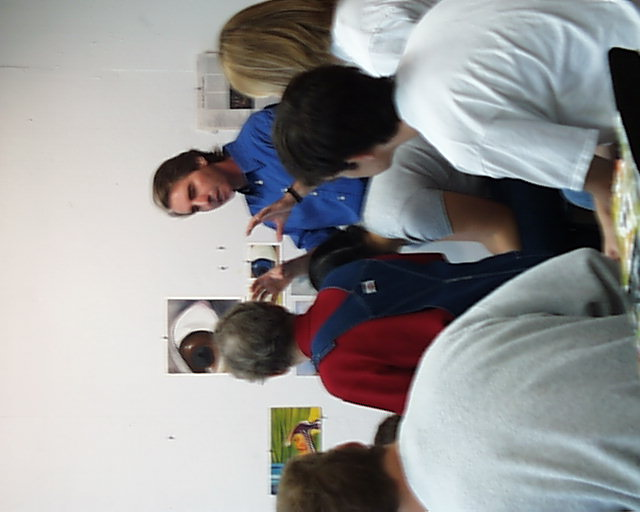
//> input picture Content-based Image Retrieval/olympus/pic.0012.jpg, 640 x 512 px
$ ./timeBlur '../../Content-based Image Retrieval/olympus/pic.0012.jpg'   (built with g++ and OpenCV 4)
//> lines starting //> are read from the running program, lines starting //| are printed output that depends on the picture
### Video Special Effects/timeblur/faceDetect.h
/*
  Bruce A. Maxwell
  Spring 2024
  CS 5330 Computer Vision

  Include file for faceDetect.cpp, face detection and drawing functions
*/
#ifndef FACEDETECT_H
#define FACEDETECT_H

// put the path to the haar cascade file here
#define FACE_CASCADE_FILE "/home/aayush/PRCV/vidDisplay/haarcascade_frontalface_alt2.xml"

// prototypes
int detectFaces( cv::Mat &grey, std::vector<cv::Rect> &faces );
int drawBoxes( cv::Mat &frame, std::vector<cv::Rect> &faces, int minWidth = 50, float scale = 1.0  );

#endif

### Video Special Effects/timeblur/filter.h
/*
Aayush H Sanghvi
Spring 2024 semseter
Date:- 27st Jan 2024
CS5330- Pattern Recognition and Computer Vision.

Header file for the filter.cpp file which includes all
functions to be executed by the main program.
*/

#include <opencv4/opencv2/opencv.hpp>

#ifndef FILTER
#define FILTER

//defines functions to be called in the main program.
int image_modification(cv::Mat &source,cv::Mat &destination);
int blur5x5_1(cv::Mat &source, cv::Mat &destination);
int blur5x5_2(cv::Mat &source, cv::Mat &destination);
int greyscale(cv::Mat &source, cv::Mat &destination);

#endif

### Video Special Effects/timeblur/filter.cpp
/*
Aayush H Sanghvi
Spring 2024 semseter
Date:- 27st Jan 2024
CS5330- Pattern Recognition and Computer Vision.

To design different filters and modify the frames of
videos using the OpenCV library.
*/

//To include all the standard libraries
#include <iostream>
#include <string>
#include <opencv4/opencv2/opencv.hpp>
#include "faceDetect.h"

//initialise variables to be used later in the program.
int flag=0;
int i=0;
std::vector<cv::Rect> rectVector;


//second implementation of 5x5 blur filter using separable 1x5 filters
int blur5x5_2(cv::Mat &source, cv::Mat &destination)
{

    for(int i=2;i<source.rows-2;i++)
    {
        cv::Vec3b *mid = source.ptr<cv::Vec3b>(i);
        cv::Vec3b *dst=destination.ptr<cv::Vec3b>(i);
        for(int j=2;j<source.cols-2;j++)
        {
            for(int k=0;k<source.channels();k++)
            {
                int sum=(mid[j-2][k])+(2*mid[j-1][k])+(4*mid[j][k])+(2*mid[j+1][k])+(mid[j+2][k]);
                sum/=10;
                dst[j][k]=sum;
            }
        }
        for(int j=2;j<source.cols-2;j++)
        {
            for(int k=0;k<source.channels();k++)
            {
                int sum = (destination.at<cv::Vec3b>(i - 2,j)[k]) + (2 * destination.at<cv::Vec3b>(i - 1,j)[k]) +
                          (4 * destination.at<cv::Vec3b>(i,j)[k]) + (2 * destination.at<cv::Vec3b>(i + 1,j)[k]) +
                          (destination.at<cv::Vec3b>(i + 2,j)[k]);
                sum /= 10;
                destination.at<cv::Vec3b>(i,j)[k] = sum;
            }
        }
    }
    return 0;
}

// [197 lines left out: functions extraEffects3, blurBackground, coloredFaces, blurQuantize, magnitude, sobelX3x3 and 1 more, not called in this run]

int blur5x5_1(cv::Mat &source, cv::Mat &destination)
{
    destination = cv::Mat::zeros(source.rows,source.cols,source.type());
    for(int i=2;i<source.rows-2;i++)
    {
        for(int j=2;j<source.cols-2;j++)
        {
            for(int k=0;k<source.channels();k++)
            {
                int sum=source.at<cv::Vec3b>(i-2,j-2)[k]+(2*source.at<cv::Vec3b>(i-2,j-1)[k])+(4*source.at<cv::Vec3b>(i-2,j)[k])+(2*source.at<cv::Vec3b>(i-2,j+1)[k])+(source.at<cv::Vec3b>(i-2,j+2)[k]);
                        (2*source.at<cv::Vec3b>(i-1,j-2)[k])+(4*source.at<cv::Vec3b>(i-1,j-1)[k])+(8*source.at<cv::Vec3b>(i-1,j)[k])+(4*source.at<cv::Vec3b>(i-1,j+1)[k])+(2*source.at<cv::Vec3b>(i-1,j+2)[k])+
                        (4*source.at<cv::Vec3b>(i,j-2)[k])+(8*source.at<cv::Vec3b>(i,j-1)[k])+(16*source.at<cv::Vec3b>(i,j)[k])+(8*source.at<cv::Vec3b>(i,j+1)[k])+(4*source.at<cv::Vec3b>(i,j+2)[k])+
                        (2*source.at<cv::Vec3b>(i+1,j-2)[k])+(4*source.at<cv::Vec3b>(i+1,j-1)[k])+(8*source.at<cv::Vec3b>(i+1,j)[k])+(4*source.at<cv::Vec3b>(i+1,j+1)[k])+(2*source.at<cv::Vec3b>(i+1,j+2)[k])+
                        (source.at<cv::Vec3b>(i+2,j-2)[k])+(2*source.at<cv::Vec3b>(i+2,j-1)[k])+(4*source.at<cv::Vec3b>(i+2,j)[k])+(2*source.at<cv::Vec3b>(i+2,j+1)[k])+(source.at<cv::Vec3b>(i+2,j+2)[k]);

                sum/=100;
                destination.at<cv::Vec3b>(i,j)[k]=sum;
            }

        }
    }
    return 0;
}

// [39 lines left out: functions sepia, greyscale, not called in this run]

// [141 lines of commented-out code are left out]

### Video Special Effects/timeblur/timeBlur.cpp
/*
Aayush H Sanghvi
Spring 2024 semseter
Date:- 21st Jan 2024
CS5330- Pattern Recognition and Computer Vision.

To display image and apply different filters
using the OpenCV library on that image.
*/

//Includes all the necessay libraries required.
#include <iostream>
#include <sys/time.h>
#include <opencv4/opencv2/opencv.hpp>
#include "filter.h"

// int blur5x5_1( cv::Mat &src, cv::Mat &dst );
// int blur5x5_2( cv::Mat &src, cv::Mat &dst );


double getTime() {
  struct timeval cur;

  gettimeofday( &cur, NULL );
  return( cur.tv_sec + cur.tv_usec / 1000000.0 );
}

//Main function
int main(int argc, char *argv[])
{
    //checks if image argument is mentioned.
    if(argc<2)
    {
        printf("Please specify the image to display");
        exit(-1);
    }

    //reads an image and stores it in opencv Mat datatype variable.
    cv::Mat src = cv::imread((std::string)argv[1]);
//> src is the input picture: 512 rows x 640 cols, CV_8UC3; mean B, G, R 149.7, 149.5, 150.2
    cv::Mat dst;

    // checks if the image read is a valid image (not empty).
    if(src.empty())
    {
        printf("Not a valid image. Please read a valid image");
        exit(-1);
    }

    const int Ntimes = 10;

  //////////////////////////////
  // set up the timing for version 1
  double startTime = getTime();

  // execute the file on the original image a couple of times
  for(int i=0;i<Ntimes;i++) {
    blur5x5_1( src, dst );
  }
//> this loop made 10 passes
//> pass 1, `blur5x5_1( src, dst );`:
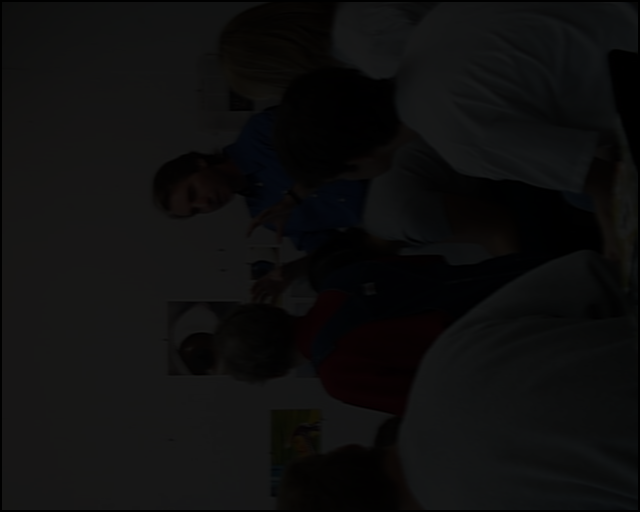
//> dst: 512 rows x 640 cols, CV_8UC3; mean B, G, R 14.3, 14.2, 14.3

  // end the timing
  double endTime = getTime();

  // compute the time per image
  double difference = (endTime - startTime) / Ntimes;

  // print the results
  printf("Time per image (1): %.4lf seconds for blur5x5_1 function\n", difference );

  //////////////////////////////
  // set up the timing for version 2
  startTime = getTime();

  // execute the file on the original image a couple of times
  for(int i=0;i<Ntimes;i++) {
    blur5x5_2( src, dst );
  }
//> this loop made 10 passes
//> pass 1, `blur5x5_2( src, dst );`:
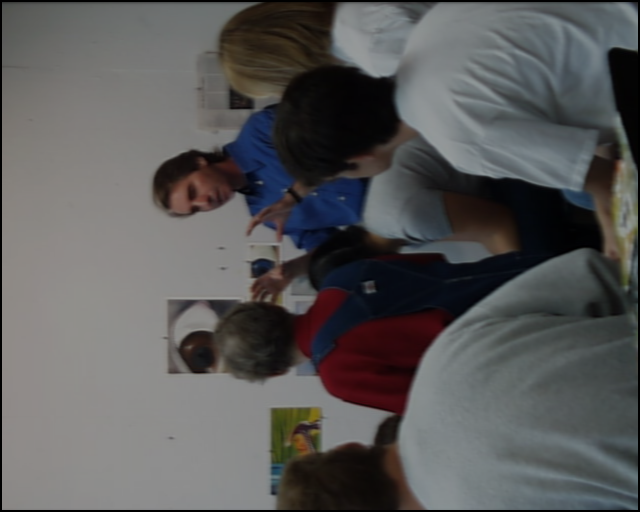
//> dst: 512 rows x 640 cols, CV_8UC3; mean B, G, R 89.4, 89.2, 89.7
//> pass 2, `blur5x5_2( src, dst );`:
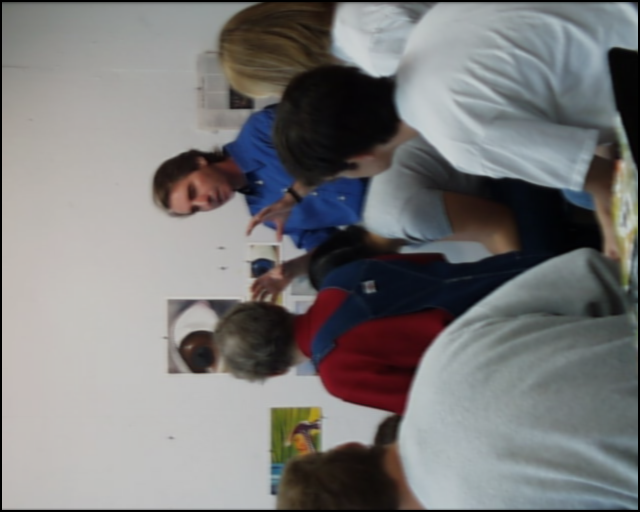
//> dst: 512 rows x 640 cols, CV_8UC3; mean B, G, R 121.5, 121.3, 121.9
//> pass 3, `blur5x5_2( src, dst );`:
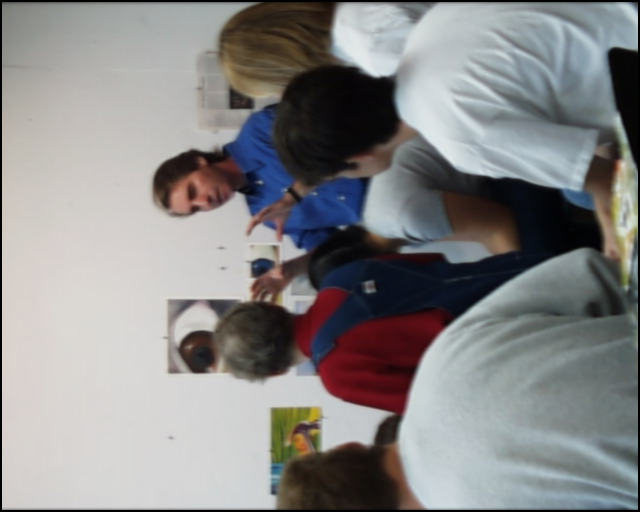
//> dst: 512 rows x 640 cols, CV_8UC3; mean B, G, R 135.2, 135, 135.7

  // end the timing
  endTime = getTime();

  // compute the time per image
  difference = (endTime - startTime) / Ntimes;

  // print the results
  printf("Time per image (2): %.4lf seconds for blur5x5_2 function\n", difference );
    //creates a named window and displays the image in window using imshow function.
    cv::namedWindow(argv[1],1);
    cv::imshow(argv[1],src);

    //checks for key press by the user to either to exit the program or display different colors of the image.
    while(1)
    {
        //if 'q' key is pressed, the program exits
        if(cv::waitKey(0)=='q')
//> the 'q' key is pressed
        {
           break;
        }
    }

    //ends the main function by returning 0 value to main program.
    return 0;
}

$ run again, on Content-based Image Retrieval/olympus/pic.0032.jpg
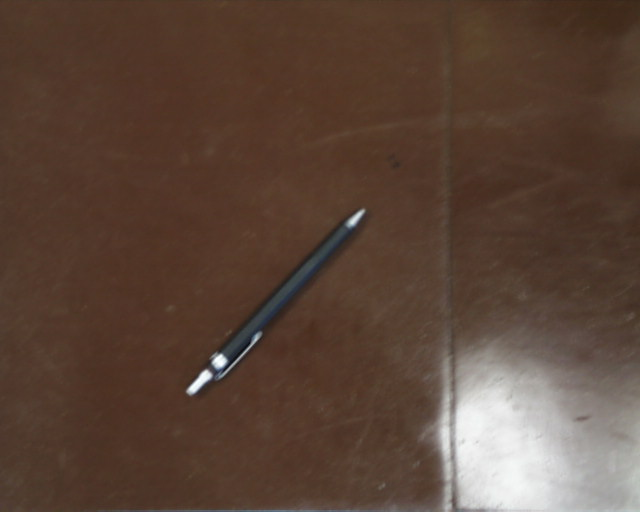
//> input picture Content-based Image Retrieval/olympus/pic.0032.jpg, 640 x 512 px
//> src is the input picture: 512 rows x 640 cols, CV_8UC3; mean B, G, R 56.4, 68.9, 91.1
//> the loop `for(int i=0;i<Ntimes;i++)` made 10 passes
//> pass 1, `blur5x5_2( src, dst );`:
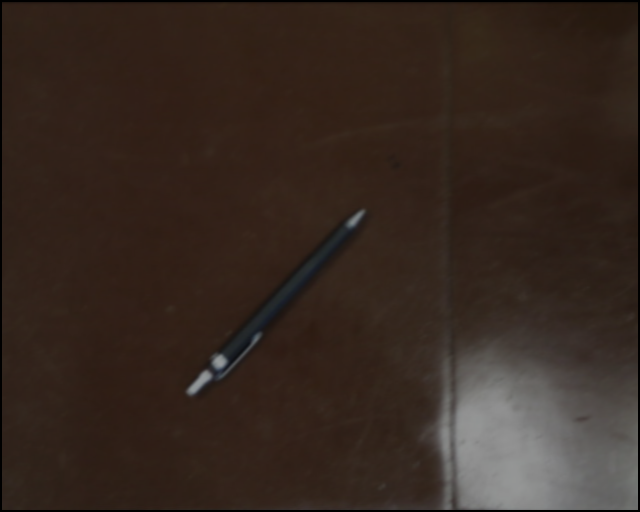
//> dst: 512 rows x 640 cols, CV_8UC3; mean B, G, R 32.9, 40.5, 54
//> pass 3, `blur5x5_2( src, dst );`:
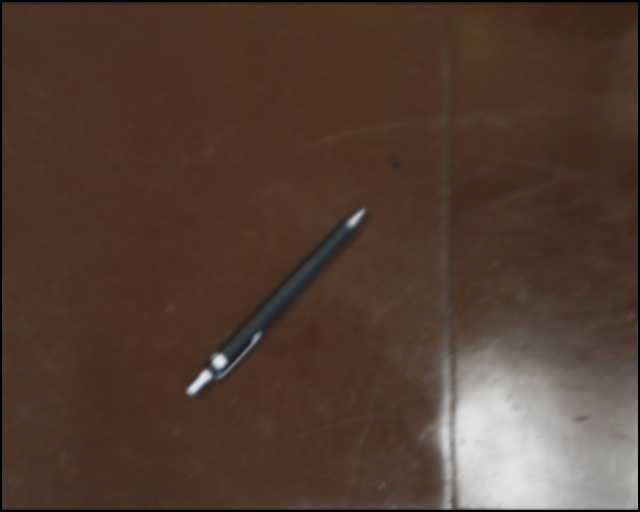
//> dst: 512 rows x 640 cols, CV_8UC3; mean B, G, R 50, 61.4, 81.8

$ run again, on Content-based Image Retrieval/olympus/pic.0051.jpg
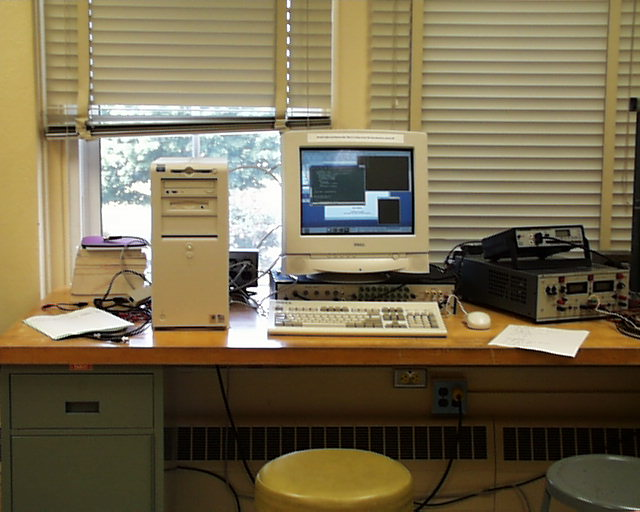
//> input picture Content-based Image Retrieval/olympus/pic.0051.jpg, 640 x 512 px
//> src is the input picture: 512 rows x 640 cols, CV_8UC3; mean B, G, R 78.8, 107, 118.9
//> the loop `for(int i=0;i<Ntimes;i++)` made 10 passes
//> pass 1, `blur5x5_2( src, dst );`:
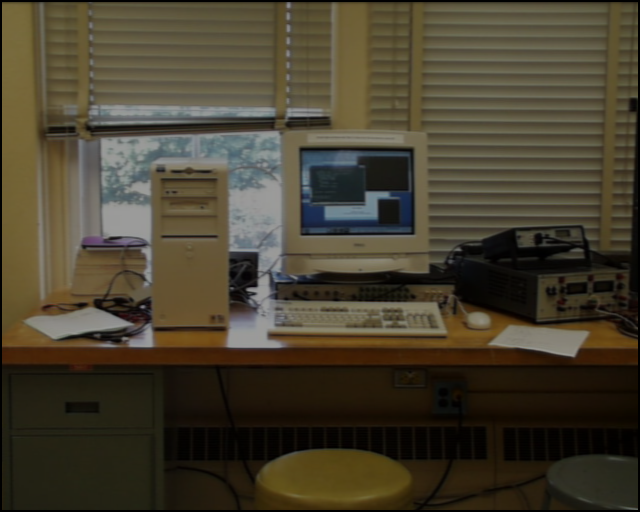
//> dst: 512 rows x 640 cols, CV_8UC3; mean B, G, R 46.8, 63.8, 71
//> pass 3, `blur5x5_2( src, dst );`:
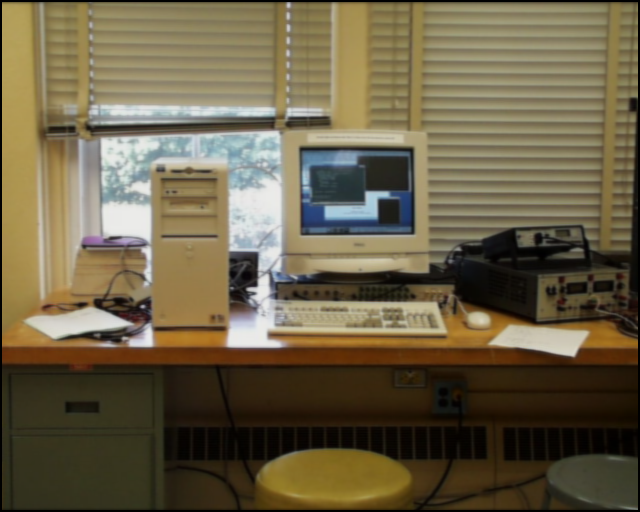
//> dst: 512 rows x 640 cols, CV_8UC3; mean B, G, R 70.9, 96.6, 107.4
